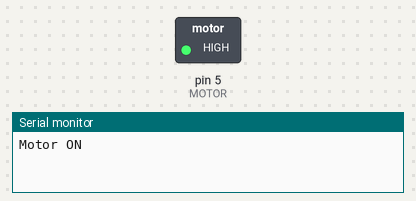
A sketch run on a simulated Arduino Uno, built with avr-gcc and run on an emulated ATmega328P. Shown: switched loads named in the sketch (green lamp = pin HIGH), the last lines printed to the serial monitor.

Above: at 1.0 s.
At 5.2 s:
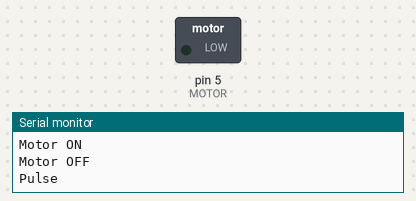
Timing chart, 0 to 8.1 s (numbered marks = the images above):
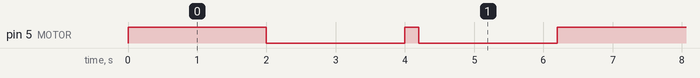

The sketch:

Motor_test.ino
```cpp
/**
 * @file Motor_test.ino
 * @brief Arduino sketch for testing a motor connected to pin 5.
 *
 * This program demonstrates basic motor control by turning the motor on and off
 * in a loop, followed by a pulse test. It uses the Arduino framework to control
 * a digital output pin connected to a motor. The motor is activated for 2 seconds,
 * deactivated for 2 seconds, and then pulsed for 200 milliseconds before repeating.
 * Serial output is used to log the motor states for debugging purposes.
 *
 * @author [@jpg.py]
 * @date [2026-27-04]
 * @version 1.0
 *
 * @note This code is intended for educational or testing purposes. Ensure the motor
 * is properly connected to avoid damage. The motor pin is defined as 5, but can be
 * adjusted as needed.
 *
 * @hardware_requirements
 * - Esp32-c3 supermini
 * - Motor connected to digital pin 5
 * - Serial monitor for output (baud rate 115200)
 *
 * @dependencies
 * - Arduino.h (included via Arduino IDE)
 */
#include <Arduino.h>

#define MOTOR 5

void setup() {
  Serial.begin(115200);
  pinMode(MOTOR, OUTPUT);
}

void loop() {

  Serial.println("Motor ON");
  digitalWrite(MOTOR, HIGH);
  delay(2000);

  Serial.println("Motor OFF");
  digitalWrite(MOTOR, LOW);
  delay(2000);

  // ===== PULSE TEST =====
  //change delay accordingly to test different pulse durations
  Serial.println("Pulse");
  digitalWrite(MOTOR, HIGH);
  delay(200);
  digitalWrite(MOTOR, LOW);
  delay(2000);
}
```

Measured:
- by itself, pin 5 (MOTOR): repeats every 6.2 s: LOW 2.0 s, HIGH 0.20 s, LOW 2.0 s, HIGH 2.0 s
- by itself, everything shown: repeats every 6.2 s, in 4 steps
